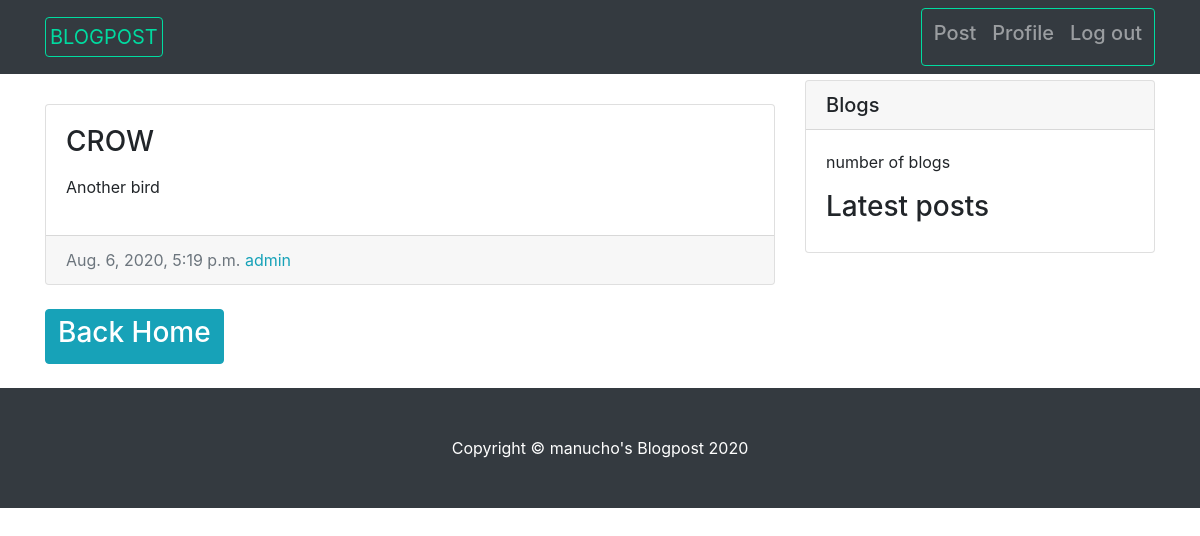
Screenshot of /post/16/ (signed in) with the database file from the repository.
### blog/models.py (models this page shows, shortened)
class Blog(models.Model):
    entry_title = models.CharField(max_length=50)
    entry_text = models.TextField()
    entry_date = models.DateTimeField(auto_now_add=True)
    entry_pic = models.ImageField(upload_to = 'media/')
    entry_author = models.ForeignKey(User,on_delete=models.CASCADE)

### blog/views.py (the view)
# urls.py: path('post/<int:pk>/', EntryView.as_view(), name = "post-detail"),
class EntryView(LoginRequiredMixin, DetailView):
    model = Blog
    template_name = "blog/entry_detail.html"

### blog/templates/blog/entry_detail.html (shortened to what this page needs)
{% extends 'blog/base.html' %}
 {% block content %}
      <div class="col-md-8 my-4 ">
        <div class="card mb-4 mt-4">
          <div class="card-body">
            <h3 class="card-title">{{ object.entry_title.upper }}</h3>
            <p class="card-text">{{ object.entry_text|linebreaks }}</p>
          </div>
          <div class="card-footer text-muted">
            {{ object.entry_date }}
            <span class= "text-info mr-2">{{ object.entry_author }}</span>
          </div>
        </div>
         <a class="btn btn-info" href="{% url 'blog-home' %}"><h3>Back Home</h3></a>
      </div>
 {% endblock %}

### blog/static/blog/css/blog-home.css (style rules this page uses)
body { padding-top: 56px; }

### rows the page displays
Blog: entry_title "CROW", entry_text "Another bird", entry_date "Aug. 6, 2020, 5:19 p.m.", entry_author "admin"
